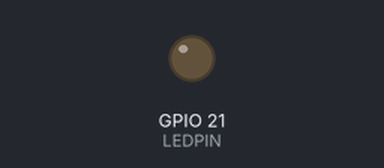
This sketch was run on a simulated ESP32. Shown: output pins drawn as LEDs (lit = HIGH). WiFi joins after 1.5 s; servers stay silent unless stated; uploads are accepted with an empty reply; what the sketch prints to the serial monitor is not drawn.

Above: at 0.1 s.
At 3.6 s:
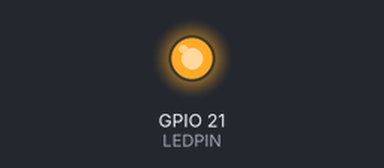
Timing chart, 0 to 5.1 s (numbered marks = the images above):
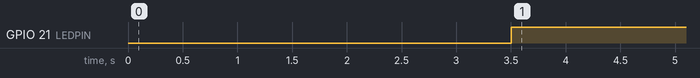

Measured:
- by itself, GPIO 21 (LEDPIN): LOW → HIGH at 3.5 s

The sketch:

fetch_data.ino
```cpp
#include <WiFi.h>
#include <WiFiClient.h>
#include <WebServer.h>
#include <HTTPClient.h>
// these are the libraries used

WebServer server ( 80 );  // creating a variable for our webserver

const char* ssid     = "Aniket";   // wifi name
const char* password = "123456712"; // wifi password

int LEDPIN = 21;   // led pin number


void setup()
{

  pinMode(LEDPIN, OUTPUT);     // setting led as output
  digitalWrite(LEDPIN, LOW);   // initializing led as low
  Serial.begin(9600);   // setting up serial monitor


  connectToWifi();

}

void connectToWifi()
{
  WiFi.enableSTA(true);   // enabling wifi port

  delay(2000);

  WiFi.begin(ssid, password);   // connnecting to wifi

  while (WiFi.status() != WL_CONNECTED) {
        delay(500);
        Serial.print(".");   // printing "." till wifi is not connected
    }
  Serial.println("");
  Serial.println("WiFi connected");
  Serial.println("IP address: ");
  Serial.println(WiFi.localIP());  // wifi connected and printing it's IP address
}


void loop(){
  if(WiFi.status() == WL_CONNECTED){
     digitalWrite(LEDPIN, HIGH);  // glowing the led if wifi is connected
     HTTPClient http;   // making a variable for interacting to any webpage
     http.begin("https://api.thingspeak.com/apps/thinghttp/send_request?api_key=T9IX646NPLSLF9QK");  // connecting with this webpage
     int httpCode = http.GET();
     if(httpCode>0){ // condition written is if connected
      String confirmedCases = http.getString();   // storing confirmed cases
      confirmedCases = confirmedCases.substring(4,10);  // triming it
      Serial.print("Confirmed Cases in Bihar - ");
      Serial.println(confirmedCases); // printing on serial monitor
     }
  }
  else{ /// if wifi gets disconnected the whole  wifi will be again connected by the same process
     digitalWrite(LEDPIN, LOW);
     WiFi.begin(ssid, password);
     while (WiFi.status() != WL_CONNECTED) {
        delay(500);
        Serial.print(".");
     }
    Serial.println("");
    Serial.println("WiFi connected");
    Serial.println("IP address: ");
    Serial.println(WiFi.localIP());
  }
}
```
